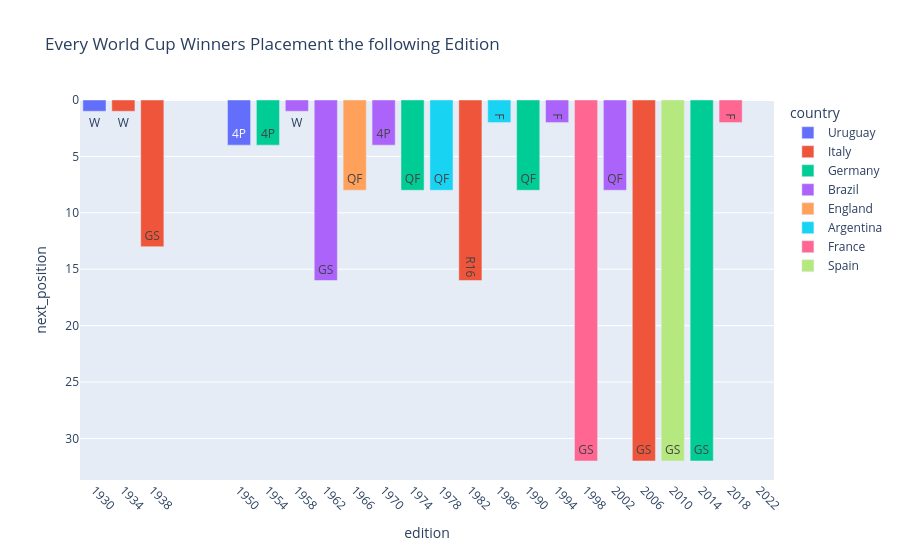

Notebook code for this chart:
### Code cell
df = all_editions.query("placement == 'Winner' and edition >= 1930").copy()
df["edition"] = pd.to_numeric(df["edition"])
df["next_position"] = pd.to_numeric(df["next_position"], errors="coerce")
tick_vals = sorted(df["edition"].unique())

placement_map = {
    "Winner": "W",
    "Runner-up": "F",
    "Third Place": "3P",
    "Fourth Place": "4P",
    "Semi-final": "SF",
    "Quarter-final": "QF",
    "Round of 16": "R16",
    "Group Stage": "GS",
}

df["placement_short"] = df["placement"].map(placement_map)
df["next_placement_short"] = df["next_placement"].map(placement_map)

fig = px.bar(
    df,
    x="edition",
    y="next_position",
    hover_data=["country", "next_edition", "next_placement"],
    text="next_placement_short",
    title="Every World Cup Winners Placement the following Edition",
    color="country",

)
fig.update_yaxes(autorange="reversed")
fig.update_xaxes(
    tickmode="array",
    tickvals=tick_vals,
    ticktext=[str(x) for x in tick_vals],
    tickangle=45
)


fig.show()

### Figure 1 — Plotly figure (JSON) as saved in the notebook; plotly's stock layout.template omitted (floating-point values rounded to 4 significant figures)
{"data": [{"customdata": [["Uruguay", 1950, "Winner"], ["Uruguay", 1954, "Fourth Place"]], "hovertemplate": "country=%{customdata[0]}<br>edition=%{x}<br>next_position=%{y}<br>next_placement_short=%{text}<br>next_edition=%{customdata[1]}<br>next_placement=%{customdata[2]}<extra></extra>", "legendgroup": "Uruguay", "marker": {"color": "#636efa", "pattern": {"shape": ""}}, "name": "Uruguay", "orientation": "v", "showlegend": true, "text": ["W", "4P"], "textposition": "auto", "type": "bar", "x": [1930, 1950], "xaxis": "x", "y": [1.0, 4.0], "yaxis": "y"}, {"customdata": [["Italy", 1938, "Winner"], ["Italy", 1950, "Group Stage"], ["Italy", 1986, "Round of 16"], ["Italy", 2010, "Group Stage"]], "hovertemplate": "country=%{customdata[0]}<br>edition=%{x}<br>next_position=%{y}<br>next_placement_short=%{text}<br>next_edition=%{customdata[1]}<br>next_placement=%{customdata[2]}<extra></extra>", "legendgroup": "Italy", "marker": {"color": "#EF553B", "pattern": {"shape": ""}}, "name": "Italy", "orientation": "v", "showlegend": true, "text": ["W", "GS", "R16", "GS"], "textposition": "auto", "type": "bar", "x": [1934, 1938, 1982, 2006], "xaxis": "x", "y": [1.0, 13.0, 16.0, 32.0], "yaxis": "y"}, {"customdata": [["Germany", 1958, "Fourth Place"], ["Germany", 1978, "Quarter-final"], ["Germany", 1994, "Quarter-final"], ["Germany", 2018, "Group Stage"]], "hovertemplate": "country=%{customdata[0]}<br>edition=%{x}<br>next_position=%{y}<br>next_placement_short=%{text}<br>next_edition=%{customdata[1]}<br>next_placement=%{customdata[2]}<extra></extra>", "legendgroup": "Germany", "marker": {"color": "#00cc96", "pattern": {"shape": ""}}, "name": "Germany", "orientation": "v", "showlegend": true, "text": ["4P", "QF", "QF", "GS"], "textposition": "auto", "type": "bar", "x": [1954, 1974, 1990, 2014], "xaxis": "x", "y": [4.0, 8.0, 8.0, 32.0], "yaxis": "y"}, {"customdata": [["Brazil", 1962, "Winner"], ["Brazil", 1966, "Group Stage"], ["Brazil", 1974, "Fourth Place"], ["Brazil", 1998, "Runner-up"], ["Brazil", 2006, "Quarter-final"]], "hovertemplate": "country=%{customdata[0]}<br>edition=%{x}<br>next_position=%{y}<br>next_placement_short=%{text}<br>next_edition=%{customdata[1]}<br>next_placement=%{customdata[2]}<extra></extra>", "legendgroup": "Brazil", "marker": {"color": "#ab63fa", "pattern": {"shape": ""}}, "name": "Brazil", "orientation": "v", "showlegend": true, "text": ["W", "GS", "4P", "F", "QF"], "textposition": "auto", "type": "bar", "x": [1958, 1962, 1970, 1994, 2002], "xaxis": "x", "y": [1.0, 16.0, 4.0, 2.0, 8.0], "yaxis": "y"}, {"customdata": [["England", 1970, "Quarter-final"]], "hovertemplate": "country=%{customdata[0]}<br>edition=%{x}<br>next_position=%{y}<br>next_placement_short=%{text}<br>next_edition=%{customdata[1]}<br>next_placement=%{customdata[2]}<extra></extra>", "legendgroup": "England", "marker": {"color": "#FFA15A", "pattern": {"shape": ""}}, "name": "England", "orientation": "v", "showlegend": true, "text": ["QF"], "textposition": "auto", "type": "bar", "x": [1966], "xaxis": "x", "y": [8.0], "yaxis": "y"}, {"customdata": [["Argentina", 1982, "Quarter-final"], ["Argentina", 1990, "Runner-up"], ["Argentina", null, null]], "hovertemplate": "country=%{customdata[0]}<br>edition=%{x}<br>next_position=%{y}<br>next_placement_short=%{text}<br>next_edition=%{customdata[1]}<br>next_placement=%{customdata[2]}<extra></extra>", "legendgroup": "Argentina", "marker": {"color": "#19d3f3", "pattern": {"shape": ""}}, "name": "Argentina", "orientation": "v", "showlegend": true, "text": ["QF", "F", null], "textposition": "auto", "type": "bar", "x": [1978, 1986, 2022], "xaxis": "x", "y": [8.0, 2.0, NaN], "yaxis": "y"}, {"customdata": [["France", 2002, "Group Stage"], ["France", 2022, "Runner-up"]], "hovertemplate": "country=%{customdata[0]}<br>edition=%{x}<br>next_position=%{y}<br>next_placement_short=%{text}<br>next_edition=%{customdata[1]}<br>next_placement=%{customdata[2]}<extra></extra>", "legendgroup": "France", "marker": {"color": "#FF6692", "pattern": {"shape": ""}}, "name": "France", "orientation": "v", "showlegend": true, "text": ["GS", "F"], "textposition": "auto", "type": "bar", "x": [1998, 2018], "xaxis": "x", "y": [32.0, 2.0], "yaxis": "y"}, {"customdata": [["Spain", 2014, "Group Stage"]], "hovertemplate": "country=%{customdata[0]}<br>edition=%{x}<br>next_position=%{y}<br>next_placement_short=%{text}<br>next_edition=%{customdata[1]}<br>next_placement=%{customdata[2]}<extra></extra>", "legendgroup": "Spain", "marker": {"color": "#B6E880", "pattern": {"shape": ""}}, "name": "Spain", "orientation": "v", "showlegend": true, "text": ["GS"], "textposition": "auto", "type": "bar", "x": [2010], "xaxis": "x", "y": [32.0], "yaxis": "y"}], "layout": {"barmode": "relative", "legend": {"title": {"text": "country"}, "tracegroupgap": 0}, "title": {"text": "Every World Cup Winners Placement the following Edition"}, "xaxis": {"anchor": "y", "domain": [0, 1], "tickangle": 45, "tickmode": "array", "ticktext": ["1930", "1934", "1938", "1950", "1954", "1958", "1962", "1966", "1970", "1974", "1978", "1982", "1986", "1990", "1994", "1998", "2002", "2006", "2010", "2014", "2018", "2022"], "tickvals": [1930, 1934, 1938, 1950, 1954, 1958, 1962, 1966, 1970, 1974, 1978, 1982, 1986, 1990, 1994, 1998, 2002, 2006, 2010, 2014, 2018, 2022], "title": {"text": "edition"}}, "yaxis": {"anchor": "x", "autorange": "reversed", "domain": [0, 1], "title": {"text": "next_position"}}}}
